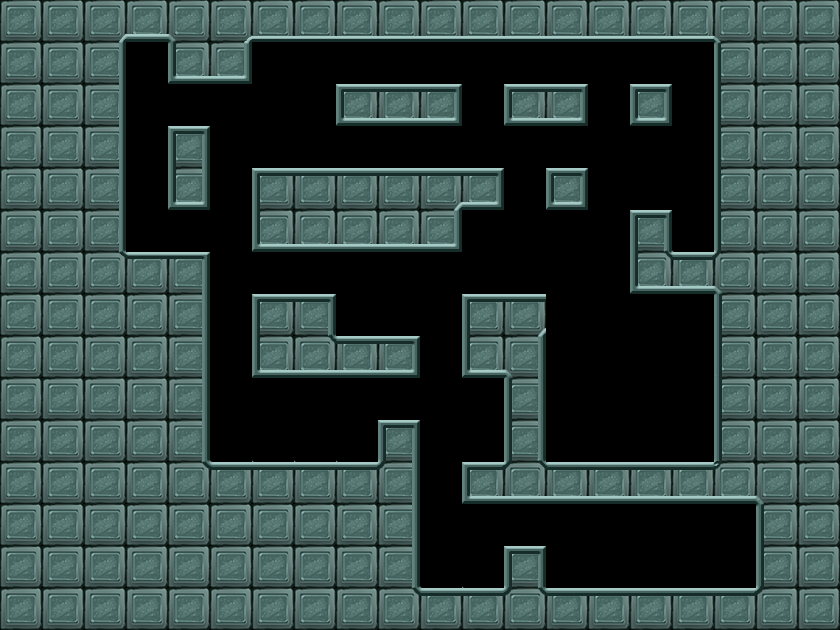

This game map was drawn from its Tiled (.tmx) file and the tilesets committed beside it. A one-line description and the trimmed map source follow:
An orthogonal 20x15 tile map with 42x42 px tiles, 1 tile layer (map) and 36 objects (7x nl, 5x fnl, 5x dec_oneBox, 4x dec_badeng, 2x emy_zhu, ...).

<map version="1.0" orientation="orthogonal" width="20" height="15" tilewidth="42" tileheight="42">
 <tileset firstgid="1" name="level16" tilewidth="42" tileheight="42">
  <image source="level16.png" width="840" height="630" />
  <tile id="28">
   <properties>
    <property name="tag" value="1" />
   </properties>
  </tile>
  <tile id="43">
   <properties>
    <property name="tag" value="1" />
   </properties>
  </tile>
  <tile id="250">
   <properties>
    <property name="tag" value="1" />
   </properties>
  </tile>
  <tile id="270">
   <properties>
    <property name="tag" value="1" />
   </properties>
  </tile>
 </tileset>
 <layer name="map" width="20" height="15">
  <data>[300 cells, 294 non-empty, 195 distinct tile ids]</data>
 </layer>
 <objectgroup name="data" width="20" height="15">
  <object name="fnl" x="126" y="42" width="42" height="42" />
  <object name="fnl" x="252" y="42" width="42" height="42" />
  <object name="fnl" x="294" y="42" width="42" height="42" />
  <object name="fnl" x="504" y="252" width="42" height="42" />
  <object name="fnl" x="546" y="252" width="42" height="42" />
  <object name="emy_niao" x="126" y="168" width="42" height="42">
   <properties>
    <property name="fly" value="1" />
    <property name="max" value="5" />
    <property name="min" value="2" />
    <property name="speed" value="1" />
   </properties>
  </object>
  <object name="ntn" x="168" y="210" width="42" height="42" />
  <object name="dec_tong" x="252" y="126" width="42" height="42">
   <properties>
    <property name="any" value="0" />
   </properties>
  </object>
  <object name="nl" x="210" y="420" width="42" height="42" />
  <object name="nl" x="252" y="420" width="42" height="42" />
  <object name="nl" x="294" y="420" width="42" height="42" />
  <object name="nl" x="336" y="420" width="42" height="42" />
  <object name="nl" x="672" y="210" width="42" height="42" />
  <object name="dec_oneBox" x="546" y="42" width="42" height="42">
   <properties>
    <property name="any" value="0" />
   </properties>
  </object>
  <object name="dec_oneBox" x="378" y="126" width="42" height="42">
   <properties>
    <property name="any" value="0" />
   </properties>
  </object>
  <object name="dec_oneBox" x="420" y="126" width="42" height="42">
   <properties>
    <property name="any" value="0" />
   </properties>
  </object>
  <object name="nl" x="420" y="546" width="42" height="42" />
  <object name="nl" x="462" y="546" width="42" height="42" />
  <object name="dec_oneBox" x="252" y="252" width="42" height="42">
   <properties>
    <property name="any" value="0" />
   </properties>
  </object>
  <object name="dec_twoBox" x="336" y="294" width="42" height="42">
   <properties>
    <property name="any" value="0" />
   </properties>
  </object>
  <object name="dec_oneBox" x="336" y="252" width="42" height="42">
   <properties>
    <property name="any" value="0" />
   </properties>
  </object>
  <object name="wl" x="420" y="42" width="42" height="42" />
  <object name="dec_badeng" x="378" y="252" width="42" height="42">
   <properties>
    <property name="any" value="1" />
   </properties>
  </object>
  <object name="dec_badeng" x="462" y="210" width="42" height="42">
   <properties>
    <property name="any" value="1" />
   </properties>
  </object>
  <object name="dec_badeng" x="672" y="504" width="42" height="42">
   <properties>
    <property name="any" value="1" />
   </properties>
  </object>
  <object name="dec_badeng" x="588" y="504" width="42" height="42">
   <properties>
    <property name="any" value="1" />
   </properties>
  </object>
  <object name="bhp" x="462" y="420" width="42" height="42">
   <properties>
    <property name="addper" value="5" />
    <property name="hp" value="100" />
    <property name="kill" value="20" />
   </properties>
  </object>
  <object name="dec_oneDoor" x="630" y="546" width="42" height="42">
   <properties>
    <property name="any" value="0" />
   </properties>
  </object>
  <object name="nlt" x="672" y="84" width="42" height="42">
   <properties>
    <property name="any" value="0" />
    <property name="dir" value="3" />
    <property name="dir1" value="2" />
   </properties>
  </object>
  <object name="dec_pic" x="672" y="378" width="42" height="42" />
  <object name="dec_shiyan" x="588" y="420" width="42" height="42" />
  <object name="emy_zhu" x="588" y="420" width="42" height="42">
   <properties>
    <property name="max" value="16" />
    <property name="min" value="13" />
    <property name="speed" value="1" />
   </properties>
  </object>
  <object name="emy_zhu" x="672" y="420" width="42" height="42">
   <properties>
    <property name="max" value="16" />
    <property name="min" value="13" />
    <property name="speed" value="1" />
   </properties>
  </object>
  <object name="emy_lang" x="588" y="546" width="42" height="42">
   <properties>
    <property name="max" value="17" />
    <property name="min" value="13" />
    <property name="speed" value="1" />
   </properties>
  </object>
  <object name="emy_lang" x="672" y="546" width="42" height="42">
   <properties>
    <property name="max" value="17" />
    <property name="min" value="13" />
    <property name="speed" value="1" />
   </properties>
  </object>
  <object name="na" x="378" y="294" width="42" height="42" />
 </objectgroup>
</map>